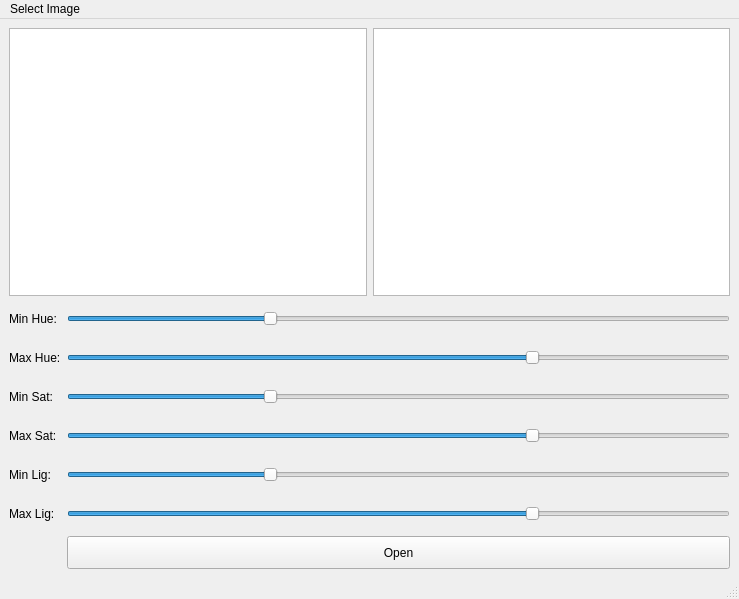
<?xml version="1.0" encoding="UTF-8"?>
<ui version="4.0">
 <class>MainWindow</class>
 <widget class="QMainWindow" name="MainWindow">
  <property name="geometry">
   <rect>
    <x>0</x>
    <y>0</y>
    <width>739</width>
    <height>599</height>
   </rect>
  </property>
  <property name="windowTitle">
   <string>MainWindow</string>
  </property>
  <widget class="QWidget" name="centralwidget">
   <property name="sizePolicy">
    <sizepolicy hsizetype="Expanding" vsizetype="Expanding">
     <horstretch>0</horstretch>
     <verstretch>0</verstretch>
    </sizepolicy>
   </property>
   <widget class="QWidget" name="gridLayoutWidget">
    <property name="geometry">
     <rect>
      <x>9</x>
      <y>9</y>
      <width>721</width>
      <height>541</height>
     </rect>
    </property>
    <property name="sizePolicy">
     <sizepolicy hsizetype="Preferred" vsizetype="Expanding">
      <horstretch>0</horstretch>
      <verstretch>0</verstretch>
     </sizepolicy>
    </property>
    <layout class="QGridLayout" name="gridLayout">
     <item row="0" column="0">
      <layout class="QHBoxLayout" name="horizontalLayout">
       <item>
        <widget class="QGraphicsView" name="original_image">
         <property name="sizePolicy">
          <sizepolicy hsizetype="Expanding" vsizetype="Expanding">
           <horstretch>0</horstretch>
           <verstretch>0</verstretch>
          </sizepolicy>
         </property>
        </widget>
       </item>
       <item>
        <widget class="QGraphicsView" name="image_holder">
         <property name="sizePolicy">
          <sizepolicy hsizetype="Expanding" vsizetype="Expanding">
           <horstretch>0</horstretch>
           <verstretch>0</verstretch>
          </sizepolicy>
         </property>
        </widget>
       </item>
      </layout>
     </item>
     <item row="1" column="0">
      <layout class="QGridLayout" name="gridLayout_2">
       <item row="0" column="0">
        <widget class="QLabel" name="min_hue_lbl">
         <property name="sizePolicy">
          <sizepolicy hsizetype="Preferred" vsizetype="Expanding">
           <horstretch>0</horstretch>
           <verstretch>0</verstretch>
          </sizepolicy>
         </property>
         <property name="text">
          <string>Min Hue: </string>
         </property>
        </widget>
       </item>
       <item row="2" column="0">
        <widget class="QLabel" name="min_sat_lbl">
         <property name="sizePolicy">
          <sizepolicy hsizetype="Preferred" vsizetype="Expanding">
           <horstretch>0</horstretch>
           <verstretch>0</verstretch>
          </sizepolicy>
         </property>
         <property name="text">
          <string>Min Sat:</string>
         </property>
        </widget>
       </item>
       <item row="1" column="1">
        <widget class="QSlider" name="max_hue_slider">
         <property name="sizePolicy">
          <sizepolicy hsizetype="Expanding" vsizetype="Expanding">
           <horstretch>0</horstretch>
           <verstretch>0</verstretch>
          </sizepolicy>
         </property>
         <property name="value">
          <number>70</number>
         </property>
         <property name="orientation">
          <enum>Qt::Horizontal</enum>
         </property>
        </widget>
       </item>
       <item row="5" column="1">
        <widget class="QSlider" name="max_lig_slider">
         <property name="sizePolicy">
          <sizepolicy hsizetype="Expanding" vsizetype="Expanding">
           <horstretch>0</horstretch>
           <verstretch>0</verstretch>
          </sizepolicy>
         </property>
         <property name="value">
          <number>70</number>
         </property>
         <property name="orientation">
          <enum>Qt::Horizontal</enum>
         </property>
        </widget>
       </item>
       <item row="0" column="1">
        <widget class="QSlider" name="min_hue_slider">
         <property name="sizePolicy">
          <sizepolicy hsizetype="Expanding" vsizetype="Expanding">
           <horstretch>0</horstretch>
           <verstretch>0</verstretch>
          </sizepolicy>
         </property>
         <property name="accessibleName">
          <string>hue</string>
         </property>
         <property name="value">
          <number>30</number>
         </property>
         <property name="orientation">
          <enum>Qt::Horizontal</enum>
         </property>
        </widget>
       </item>
       <item row="3" column="1">
        <widget class="QSlider" name="max_sat_slider">
         <property name="sizePolicy">
          <sizepolicy hsizetype="Expanding" vsizetype="Expanding">
           <horstretch>0</horstretch>
           <verstretch>0</verstretch>
          </sizepolicy>
         </property>
         <property name="value">
          <number>70</number>
         </property>
         <property name="orientation">
          <enum>Qt::Horizontal</enum>
         </property>
        </widget>
       </item>
       <item row="3" column="0">
        <widget class="QLabel" name="max_sat_lbl">
         <property name="sizePolicy">
          <sizepolicy hsizetype="Preferred" vsizetype="Expanding">
           <horstretch>0</horstretch>
           <verstretch>0</verstretch>
          </sizepolicy>
         </property>
         <property name="text">
          <string>Max Sat:</string>
         </property>
        </widget>
       </item>
       <item row="2" column="1">
        <widget class="QSlider" name="min_sat_slider">
         <property name="sizePolicy">
          <sizepolicy hsizetype="Expanding" vsizetype="Expanding">
           <horstretch>0</horstretch>
           <verstretch>0</verstretch>
          </sizepolicy>
         </property>
         <property name="accessibleName">
          <string>sat</string>
         </property>
         <property name="value">
          <number>30</number>
         </property>
         <property name="orientation">
          <enum>Qt::Horizontal</enum>
         </property>
        </widget>
       </item>
       <item row="4" column="0">
        <widget class="QLabel" name="min_lig_lbl">
         <property name="sizePolicy">
          <sizepolicy hsizetype="Preferred" vsizetype="Expanding">
           <horstretch>0</horstretch>
           <verstretch>0</verstretch>
          </sizepolicy>
         </property>
         <property name="text">
          <string>Min Lig:</string>
         </property>
        </widget>
       </item>
       <item row="4" column="1">
        <widget class="QSlider" name="min_lig_slider">
         <property name="sizePolicy">
          <sizepolicy hsizetype="Expanding" vsizetype="Expanding">
           <horstretch>0</horstretch>
           <verstretch>0</verstretch>
          </sizepolicy>
         </property>
         <property name="accessibleName">
          <string>light</string>
         </property>
         <property name="value">
          <number>30</number>
         </property>
         <property name="orientation">
          <enum>Qt::Horizontal</enum>
         </property>
        </widget>
       </item>
       <item row="1" column="0">
        <widget class="QLabel" name="max_hue_lbl">
         <property name="sizePolicy">
          <sizepolicy hsizetype="Preferred" vsizetype="Expanding">
           <horstretch>0</horstretch>
           <verstretch>0</verstretch>
          </sizepolicy>
         </property>
         <property name="text">
          <string>Max Hue:</string>
         </property>
        </widget>
       </item>
       <item row="5" column="0">
        <widget class="QLabel" name="max_lig_lbl">
         <property name="sizePolicy">
          <sizepolicy hsizetype="Preferred" vsizetype="Expanding">
           <horstretch>0</horstretch>
           <verstretch>0</verstretch>
          </sizepolicy>
         </property>
         <property name="text">
          <string>Max Lig:</string>
         </property>
        </widget>
       </item>
       <item row="6" column="1">
        <layout class="QVBoxLayout" name="verticalLayout_6">
         <item>
          <widget class="QPushButton" name="open_image_btn">
           <property name="sizePolicy">
            <sizepolicy hsizetype="Minimum" vsizetype="Expanding">
             <horstretch>0</horstretch>
             <verstretch>0</verstretch>
            </sizepolicy>
           </property>
           <property name="text">
            <string>Open</string>
           </property>
          </widget>
         </item>
        </layout>
       </item>
      </layout>
     </item>
    </layout>
   </widget>
  </widget>
  <widget class="QMenuBar" name="menubar">
   <property name="geometry">
    <rect>
     <x>0</x>
     <y>0</y>
     <width>739</width>
     <height>22</height>
    </rect>
   </property>
   <widget class="QMenu" name="menuSelect_Image">
    <property name="title">
     <string>Select Image</string>
    </property>
    <addaction name="actionImage"/>
   </widget>
   <addaction name="menuSelect_Image"/>
  </widget>
  <widget class="QStatusBar" name="statusbar"/>
  <action name="actionImage">
   <property name="text">
    <string>Image</string>
   </property>
  </action>
 </widget>
 <resources/>
 <connections/>
</ui>
